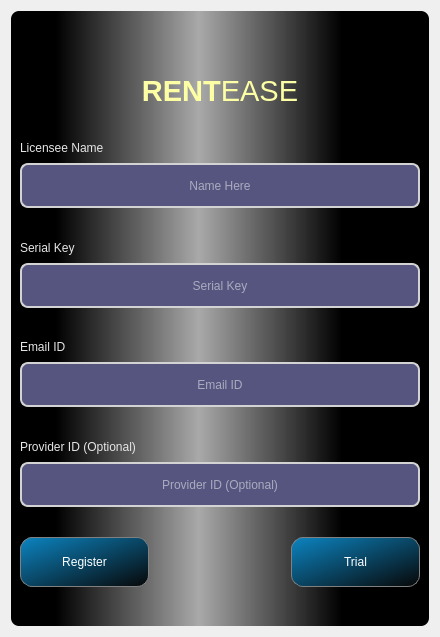
<?xml version="1.0" encoding="UTF-8"?>
<ui version="4.0">
 <class>Dialog</class>
 <widget class="QDialog" name="Dialog">
  <property name="geometry">
   <rect>
    <x>0</x>
    <y>0</y>
    <width>440</width>
    <height>637</height>
   </rect>
  </property>
  <property name="windowTitle">
   <string>Dialog</string>
  </property>
  <layout class="QGridLayout" name="gridLayout">
   <item row="0" column="0">
    <widget class="QFrame" name="frame_5">
     <property name="styleSheet">
      <string notr="true">
	QFrame{background-color: qlineargradient(spread:reflect, x1:0, y1:0, x2:0.448864, y2:0, stop:0.238636 rgba(0, 0, 0, 255), stop:1 rgba(165, 165, 165, 241));

border-radius:8;

}

</string>
     </property>
     <property name="frameShape">
      <enum>QFrame::StyledPanel</enum>
     </property>
     <property name="frameShadow">
      <enum>QFrame::Raised</enum>
     </property>
     <property name="lineWidth">
      <number>1</number>
     </property>
     <layout class="QGridLayout" name="gridLayout_2">
      <property name="verticalSpacing">
       <number>0</number>
      </property>
      <item row="4" column="0" colspan="2" alignment="Qt::AlignBottom">
       <widget class="QLabel" name="label_2">
        <property name="minimumSize">
         <size>
          <width>0</width>
          <height>30</height>
         </size>
        </property>
        <property name="styleSheet">
         <string notr="true">font: 63 12pt &quot;Bookman Old Style&quot;;
color: rgb(230, 230, 230);
border:none;
padding:0;
background:none;</string>
        </property>
        <property name="text">
         <string>Serial Key</string>
        </property>
       </widget>
      </item>
      <item row="5" column="0" colspan="3">
       <widget class="QLineEdit" name="lineEdit_2">
        <property name="minimumSize">
         <size>
          <width>300</width>
          <height>45</height>
         </size>
        </property>
        <property name="styleSheet">
         <string notr="true">QLineEdit:hover{
border-radius:10px;
border:2px solid white;
}
QLineEdit{
	background-color: rgb(85, 85, 127);
color: white;
font: 12pt &quot;Arial Rounded MT Bold&quot;;
border:2px solid lightgrey;

border-radius:8px;
padding-left:20px;
padding-right:20px;
}
</string>
        </property>
        <property name="text">
         <string/>
        </property>
        <property name="frame">
         <bool>false</bool>
        </property>
        <property name="echoMode">
         <enum>QLineEdit::Password</enum>
        </property>
        <property name="cursorPosition">
         <number>0</number>
        </property>
        <property name="alignment">
         <set>Qt::AlignCenter</set>
        </property>
        <property name="placeholderText">
         <string>Serial Key</string>
        </property>
        <property name="cursorMoveStyle">
         <enum>Qt::VisualMoveStyle</enum>
        </property>
        <property name="clearButtonEnabled">
         <bool>false</bool>
        </property>
       </widget>
      </item>
      <item row="6" column="0" colspan="2" alignment="Qt::AlignBottom">
       <widget class="QLabel" name="label_3">
        <property name="minimumSize">
         <size>
          <width>0</width>
          <height>30</height>
         </size>
        </property>
        <property name="styleSheet">
         <string notr="true">font: 63 12pt &quot;Bookman Old Style&quot;;
color: rgb(230, 230, 230);
border:none;
padding:0;
background:none;</string>
        </property>
        <property name="text">
         <string>Email ID</string>
        </property>
       </widget>
      </item>
      <item row="9" column="0" colspan="3">
       <widget class="QLineEdit" name="lineEdit_4">
        <property name="minimumSize">
         <size>
          <width>340</width>
          <height>45</height>
         </size>
        </property>
        <property name="styleSheet">
         <string notr="true">QLineEdit:hover{
border-radius:10px;
border:2px solid white;
}
QLineEdit{
	background-color: rgb(85, 85, 127);
color: white;
font: 12pt &quot;Arial Rounded MT Bold&quot;;
border:2px solid lightgrey;

border-radius:8px;
padding-left:20px;
padding-right:20px;
}
</string>
        </property>
        <property name="text">
         <string/>
        </property>
        <property name="frame">
         <bool>false</bool>
        </property>
        <property name="cursorPosition">
         <number>0</number>
        </property>
        <property name="alignment">
         <set>Qt::AlignCenter</set>
        </property>
        <property name="placeholderText">
         <string>Provider ID (Optional)</string>
        </property>
        <property name="cursorMoveStyle">
         <enum>Qt::VisualMoveStyle</enum>
        </property>
        <property name="clearButtonEnabled">
         <bool>false</bool>
        </property>
       </widget>
      </item>
      <item row="2" column="0" colspan="2" alignment="Qt::AlignBottom">
       <widget class="QLabel" name="label">
        <property name="minimumSize">
         <size>
          <width>0</width>
          <height>30</height>
         </size>
        </property>
        <property name="styleSheet">
         <string notr="true">font: 63 12pt &quot;Bookman Old Style&quot;;
color: rgb(230, 230, 230);
border:none;
padding:0;
background:none;</string>
        </property>
        <property name="text">
         <string>Licensee Name</string>
        </property>
       </widget>
      </item>
      <item row="3" column="0" colspan="3">
       <widget class="QLineEdit" name="lineEdit">
        <property name="minimumSize">
         <size>
          <width>300</width>
          <height>45</height>
         </size>
        </property>
        <property name="cursor">
         <cursorShape>SizeVerCursor</cursorShape>
        </property>
        <property name="styleSheet">
         <string notr="true">QLineEdit:hover{
border-radius:10px;
border:2px solid white;
}
QLineEdit{
	background-color: rgb(85, 85, 127);
color: white;
font: 12pt &quot;Arial Rounded MT Bold&quot;;
border:2px solid lightgrey;

border-radius:8px;
padding-left:20px;
padding-right:20px;
}
</string>
        </property>
        <property name="text">
         <string/>
        </property>
        <property name="frame">
         <bool>true</bool>
        </property>
        <property name="cursorPosition">
         <number>0</number>
        </property>
        <property name="alignment">
         <set>Qt::AlignCenter</set>
        </property>
        <property name="placeholderText">
         <string>Name Here</string>
        </property>
        <property name="cursorMoveStyle">
         <enum>Qt::LogicalMoveStyle</enum>
        </property>
        <property name="clearButtonEnabled">
         <bool>false</bool>
        </property>
       </widget>
      </item>
      <item row="0" column="1" colspan="2" alignment="Qt::AlignRight">
       <widget class="QPushButton" name="pushButton_4">
        <property name="styleSheet">
         <string notr="true">
font: 87 14pt &quot;Arial Black&quot;;

color: rgb(255, 255, 255);
border-radius:10px;

border:none;</string>
        </property>
        <property name="text">
         <string/>
        </property>
        <property name="icon">
         <iconset>
          <normaloff>Icons/closeicon.png</normaloff>Icons/closeicon.png</iconset>
        </property>
        <property name="iconSize">
         <size>
          <width>32</width>
          <height>32</height>
         </size>
        </property>
       </widget>
      </item>
      <item row="8" column="0" colspan="2" alignment="Qt::AlignBottom">
       <widget class="QLabel" name="label_5">
        <property name="minimumSize">
         <size>
          <width>0</width>
          <height>30</height>
         </size>
        </property>
        <property name="styleSheet">
         <string notr="true">font: 63 12pt &quot;Bookman Old Style&quot;;
color: rgb(230, 230, 230);
border:none;
padding:0;
background:none;</string>
        </property>
        <property name="text">
         <string>Provider ID (Optional)</string>
        </property>
       </widget>
      </item>
      <item row="11" column="2">
       <widget class="QPushButton" name="pushButton_2">
        <property name="minimumSize">
         <size>
          <width>0</width>
          <height>50</height>
         </size>
        </property>
        <property name="styleSheet">
         <string notr="true">QPushButton{background-color: qlineargradient(spread:pad, x1:0, y1:0, x2:1, y2:1, stop:0 rgba(255, 239, 151, 255), stop:0.755682 rgba(255, 121, 64, 255));
background-color: qlineargradient(spread:repeat, x1:0, y1:0, x2:1, y2:1, stop:0 rgba(12, 133, 194, 254), stop:1 rgba(7, 7, 7, 255));
color: rgb(255, 255, 255);
border-radius:12px;
font: 12pt &quot;Arial Rounded MT Bold&quot;;
border:1px solid grey;
padding:0;
}
QPushButton:hover{
background-color: rgb(84, 84, 84);
}
</string>
        </property>
        <property name="text">
         <string>Trial</string>
        </property>
       </widget>
      </item>
      <item row="11" column="0">
       <widget class="QPushButton" name="pushButton">
        <property name="minimumSize">
         <size>
          <width>0</width>
          <height>50</height>
         </size>
        </property>
        <property name="styleSheet">
         <string notr="true">QPushButton{background-color: qlineargradient(spread:pad, x1:0, y1:0, x2:1, y2:1, stop:0 rgba(255, 239, 151, 255), stop:0.755682 rgba(255, 121, 64, 255));
background-color: qlineargradient(spread:repeat, x1:0, y1:0, x2:1, y2:1, stop:0 rgba(12, 133, 194, 254), stop:1 rgba(7, 7, 7, 255));
color: rgb(255, 255, 255);
border-radius:12px;
font: 12pt &quot;Arial Rounded MT Bold&quot;;
border:1px solid grey;
padding:0;
}
QPushButton:hover{
background-color: rgb(84, 84, 84);
}
</string>
        </property>
        <property name="text">
         <string>Register</string>
        </property>
       </widget>
      </item>
      <item row="1" column="0" colspan="3">
       <widget class="QLabel" name="label_title">
        <property name="minimumSize">
         <size>
          <width>300</width>
          <height>40</height>
         </size>
        </property>
        <property name="font">
         <font>
          <family>Segoe UI</family>
          <pointsize>40</pointsize>
         </font>
        </property>
        <property name="styleSheet">
         <string notr="true">color: rgb(253, 255, 164);
padding-top:40;
border:none;
background:none;</string>
        </property>
        <property name="text">
         <string>&lt;html&gt;&lt;head/&gt;&lt;body&gt;&lt;p&gt;&lt;span style=&quot; font-size:22pt; font-weight:600;&quot;&gt;RENT&lt;/span&gt;&lt;span style=&quot; font-size:22pt;&quot;&gt;EASE&lt;/span&gt;&lt;/p&gt;&lt;/body&gt;&lt;/html&gt;</string>
        </property>
        <property name="alignment">
         <set>Qt::AlignCenter</set>
        </property>
       </widget>
      </item>
      <item row="12" column="0" colspan="2">
       <widget class="QLabel" name="label_4">
        <property name="minimumSize">
         <size>
          <width>0</width>
          <height>30</height>
         </size>
        </property>
        <property name="maximumSize">
         <size>
          <width>16777215</width>
          <height>30</height>
         </size>
        </property>
        <property name="styleSheet">
         <string notr="true">font: 63 12pt &quot;Bookman Old Style&quot;;
color: rgb(230, 230, 230);
color: rgb(230, 230, 230);
border:none;
padding:none;
background:none;</string>
        </property>
        <property name="text">
         <string/>
        </property>
        <property name="alignment">
         <set>Qt::AlignCenter</set>
        </property>
       </widget>
      </item>
      <item row="7" column="0" colspan="3">
       <widget class="QLineEdit" name="lineEdit_3">
        <property name="minimumSize">
         <size>
          <width>340</width>
          <height>45</height>
         </size>
        </property>
        <property name="styleSheet">
         <string notr="true">QLineEdit:hover{
border-radius:10px;
border:2px solid white;
}
QLineEdit{
	background-color: rgb(85, 85, 127);
color: white;
font: 12pt &quot;Arial Rounded MT Bold&quot;;
border:2px solid lightgrey;

border-radius:8px;
padding-left:20px;
padding-right:20px;
}
</string>
        </property>
        <property name="text">
         <string/>
        </property>
        <property name="frame">
         <bool>false</bool>
        </property>
        <property name="cursorPosition">
         <number>0</number>
        </property>
        <property name="alignment">
         <set>Qt::AlignCenter</set>
        </property>
        <property name="placeholderText">
         <string>Email ID</string>
        </property>
        <property name="cursorMoveStyle">
         <enum>Qt::VisualMoveStyle</enum>
        </property>
        <property name="clearButtonEnabled">
         <bool>false</bool>
        </property>
       </widget>
      </item>
      <item row="10" column="0" colspan="2">
       <widget class="QLabel" name="label_6">
        <property name="minimumSize">
         <size>
          <width>0</width>
          <height>30</height>
         </size>
        </property>
        <property name="maximumSize">
         <size>
          <width>16777215</width>
          <height>10</height>
         </size>
        </property>
        <property name="styleSheet">
         <string notr="true">border:none;
background:none;</string>
        </property>
        <property name="text">
         <string/>
        </property>
       </widget>
      </item>
     </layout>
     <zorder>label_3</zorder>
     <zorder>label</zorder>
     <zorder>lineEdit</zorder>
     <zorder>lineEdit_2</zorder>
     <zorder>lineEdit_3</zorder>
     <zorder>label_title</zorder>
     <zorder>label_4</zorder>
     <zorder>label_5</zorder>
     <zorder>lineEdit_4</zorder>
     <zorder>label_6</zorder>
     <zorder>pushButton_2</zorder>
     <zorder>pushButton</zorder>
     <zorder>label_2</zorder>
     <zorder>pushButton_4</zorder>
    </widget>
   </item>
  </layout>
 </widget>
 <resources>
  <include location="../contra_new/resources_rc.qrc"/>
 </resources>
 <connections/>
</ui>
